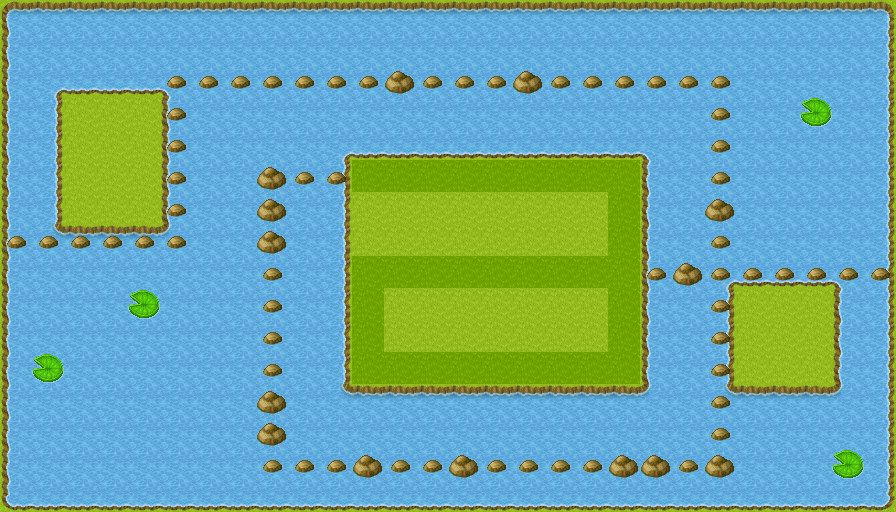

A level layout from a 2D game, rendered from its tile map. Below: a short description, then the map file with its tile-grid data intact:
An orthogonal 28x16 tile map with 32x32 px tiles, 3 tile layers (Tile Layer 1, Tile Layer 2, Tile Layer 3), 2 tilesets and 25 objects (13x towerless, 3x 2, 3x 1, 2x 4, 2x 3, ...).

<map version="1.5" tiledversion="1.7.2" orientation="orthogonal" renderorder="right-down" width="28" height="16" tilewidth="32" tileheight="32" infinite="0" nextlayerid="6" nextobjectid="29">
 <tileset firstgid="1" source="../tsx/[A]Water2_pipo.tsx" />
 <tileset firstgid="49" source="../tsx/[Base]BaseChip_pipo.tsx" />
 <layer id="1" name="Tile Layer 1" width="28" height="16">
  <data encoding="csv">
49,49,49,49,49,49,49,49,49,49,49,49,49,49,49,49,49,49,49,49,49,49,49,49,49,49,49,49,
49,15,15,15,15,15,15,15,15,15,15,15,15,15,15,15,15,15,15,15,15,15,15,15,15,15,15,49,
49,49,49,49,49,49,15,15,15,15,15,15,15,15,15,15,15,15,15,15,15,15,15,15,15,15,15,49,
49,49,49,49,49,49,15,15,15,15,15,15,15,15,15,15,15,15,15,15,15,15,15,15,15,15,15,49,
49,49,49,49,49,49,15,15,15,15,49,49,49,49,49,49,49,49,49,49,49,15,15,15,15,15,15,49,
49,49,49,49,49,49,15,15,15,15,49,49,49,49,49,49,49,49,49,49,49,15,15,15,15,15,15,49,
49,49,49,49,49,49,15,15,15,15,49,49,49,49,49,49,49,49,49,49,49,15,15,15,15,15,15,49,
49,49,49,49,49,49,15,15,15,15,49,49,49,49,49,49,49,49,49,49,49,15,15,15,15,15,15,49,
49,15,15,15,15,15,15,15,15,15,49,49,49,49,49,49,49,49,49,49,49,15,49,49,49,49,49,49,
49,15,15,15,15,15,15,15,15,15,49,49,49,49,49,49,49,49,49,49,49,15,49,49,49,49,49,49,
49,15,15,15,15,15,15,15,15,15,49,49,49,49,49,49,49,49,49,49,49,15,49,49,49,49,49,49,
49,15,15,15,15,15,15,15,15,15,49,49,49,49,49,49,49,49,49,49,49,15,49,49,49,49,49,49,
49,15,15,15,15,15,15,15,15,15,49,49,49,49,49,49,49,49,49,49,49,15,49,49,49,49,49,49,
49,15,15,15,15,15,15,15,15,15,15,15,15,15,15,15,15,15,15,15,15,15,15,15,15,15,15,49,
49,15,15,15,15,15,15,15,15,15,15,15,15,15,15,15,15,15,15,15,15,15,15,15,15,15,15,49,
49,49,49,49,49,49,49,49,49,49,49,49,49,49,49,49,49,49,49,49,49,49,49,49,49,49,49,49
</data>
 </layer>
 <layer id="2" name="Tile Layer 2" width="28" height="16">
  <data encoding="csv">
6,7,7,7,7,7,7,7,7,7,7,7,7,7,7,7,7,7,7,7,7,7,7,7,7,7,7,8,
14,0,0,0,0,0,0,0,0,0,0,0,0,0,0,0,0,0,0,0,0,0,0,0,0,0,0,16,
14,29,23,23,23,30,113,113,113,113,113,113,114,113,113,113,114,113,113,113,113,113,113,0,0,0,0,16,
14,16,0,0,0,14,0,0,0,0,0,0,0,0,0,0,0,0,0,0,0,0,113,0,0,0,0,16,
14,16,0,0,0,14,0,0,0,0,29,23,23,23,23,23,23,23,23,23,30,0,113,0,0,0,0,16,
14,16,0,0,0,14,0,0,114,113,16,50,50,50,50,50,50,50,50,50,14,0,113,0,0,0,0,16,
14,16,0,0,0,14,0,0,114,0,16,0,0,0,0,0,0,0,0,50,14,0,114,0,0,0,0,16,
14,37,7,7,7,38,0,0,114,0,16,0,0,0,0,0,0,0,0,50,14,0,113,0,0,0,0,16,
14,0,0,0,0,0,0,0,113,0,16,50,50,50,50,50,50,50,50,50,14,114,29,23,23,23,30,16,
14,0,0,0,108,0,0,0,113,0,16,50,0,0,0,0,0,0,0,50,14,0,16,0,0,0,14,16,
14,0,0,0,0,0,0,0,113,0,16,50,0,0,0,0,0,0,0,50,14,0,16,0,0,0,14,16,
14,108,0,0,0,0,0,0,113,0,16,50,50,50,50,50,50,50,50,50,14,0,16,0,0,0,14,16,
14,0,0,0,0,0,0,0,114,0,37,7,7,7,7,7,7,7,7,7,38,0,37,7,7,7,38,16,
14,0,0,0,0,0,0,0,114,0,0,0,0,0,0,0,0,0,0,0,0,0,113,0,0,0,0,16,
14,0,0,0,0,0,0,0,113,113,113,114,113,113,114,113,113,113,113,114,114,113,114,0,0,0,0,16,
22,23,23,23,23,23,23,23,23,23,23,23,23,23,23,23,23,23,23,23,23,23,23,23,23,23,23,24
</data>
 </layer>
 <layer id="3" name="Tile Layer 3" width="28" height="16">
  <data encoding="csv">
0,0,0,0,0,0,0,0,0,0,0,0,0,0,0,0,0,0,0,0,0,0,0,0,0,0,0,0,
0,0,0,0,0,0,0,0,0,0,0,0,0,0,0,0,0,0,0,0,0,0,0,0,0,0,0,0,
0,0,0,0,0,113,0,0,0,0,0,0,0,0,0,0,0,0,0,0,0,0,0,0,0,0,0,0,
0,0,0,0,0,113,0,0,0,0,0,0,0,0,0,0,0,0,0,0,0,0,0,0,0,108,0,0,
0,0,0,0,0,113,0,0,0,0,0,0,0,0,0,0,0,0,0,0,0,0,0,0,0,0,0,0,
0,0,0,0,0,113,0,0,0,0,113,0,0,0,0,0,0,0,0,0,0,0,0,0,0,0,0,0,
0,0,0,0,0,113,0,0,0,0,0,0,0,0,0,0,0,0,0,0,0,0,0,0,0,0,0,0,
113,113,113,113,113,113,0,0,0,0,0,0,0,0,0,0,0,0,0,0,0,0,0,0,0,0,0,0,
0,0,0,0,0,0,0,0,0,0,0,0,0,0,0,0,0,0,0,0,113,0,113,113,113,113,113,113,
0,0,0,0,0,0,0,0,0,0,0,0,0,0,0,0,0,0,0,0,0,0,113,0,0,0,0,0,
0,0,0,0,0,0,0,0,0,0,0,0,0,0,0,0,0,0,0,0,0,0,113,0,0,0,0,0,
0,0,0,0,0,0,0,0,0,0,0,0,0,0,0,0,0,0,0,0,0,0,113,0,0,0,0,0,
0,0,0,0,0,0,0,0,0,0,0,0,0,0,0,0,0,0,0,0,0,0,113,0,0,0,0,0,
0,0,0,0,0,0,0,0,0,0,0,0,0,0,0,0,0,0,0,0,0,0,0,0,0,0,0,0,
0,0,0,0,0,0,0,0,0,0,0,0,0,0,0,0,0,0,0,0,0,0,0,0,0,0,108,0,
0,0,0,0,0,0,0,0,0,0,0,0,0,0,0,0,0,0,0,0,0,0,0,0,0,0,0,0
</data>
 </layer>
 <objectgroup id="4" name="Objects" visible="0">
  <object id="1" name="spawn" x="0" y="176">
   <point />
  </object>
  <object id="3" type="2" x="192.308" y="225" width="31.7308" height="30.7692" />
  <object id="4" type="1" x="157.692" y="0.961508" width="32.6923" height="29.8077" />
  <object id="5" type="4" x="739.423" y="65.3846" width="27.8846" height="27.8846" />
  <object id="6" type="3" x="703.846" y="483.654" width="31.7308" height="25" />
  <object id="7" type="2" x="223.077" y="450.962" width="30.7692" height="27.8846" />
  <object id="8" type="1" x="256.731" y="114.423" width="29.8077" height="11.5385" />
  <object id="9" type="1" x="353.846" y="209.615" width="29.8077" height="14.4231" />
  <object id="10" type="4" x="641.346" y="163.462" width="28.8462" height="26.9231" />
  <object id="11" type="3" x="609.615" y="385.577" width="30.7692" height="28.8462" />
  <object id="12" type="2" x="321.154" y="353.846" width="26.9231" height="25.9615" />
  <object id="14" name="end" x="927.404" y="255.769" width="31.7308" height="30.7692" />
 </objectgroup>
 <objectgroup id="5" name="no towers">
  <object id="15" type="towerless" x="1.92308" y="0" width="888.462" height="95.1923" />
  <object id="16" type="towerless" x="0.961538" y="97.1154" width="58.6538" height="411.538" />
  <object id="17" type="towerless" x="60.5769" y="224.038" width="289.423" height="283.654" />
  <object id="18" type="towerless" x="160.577" y="97.1154" width="189.423" height="127.885" />
  <object id="19" type="towerless" x="641.346" y="98.0769" width="250" height="188.462" />
  <object id="20" type="towerless" x="834.615" y="288.462" width="60.5769" height="222.115" />
  <object id="21" type="towerless" x="351.923" y="385.577" width="481.731" height="125.962" />
  <object id="22" type="towerless" x="608.654" y="289.423" width="125" height="97.1154" />
  <object id="23" type="towerless" x="352.885" y="95.1923" width="288.462" height="94.2308" />
  <object id="25" type="towerless" x="350.962" y="257.692" width="287.5" height="30.7692" />
  <object id="26" type="towerless" x="610.577" y="193.269" width="25.9615" height="63.4615" />
  <object id="27" type="towerless" x="352.885" y="292.308" width="26.9231" height="92.3077" />
  <object id="28" type="towerless" x="382.692" y="353.846" width="225" height="30.7692" />
 </objectgroup>
</map>
